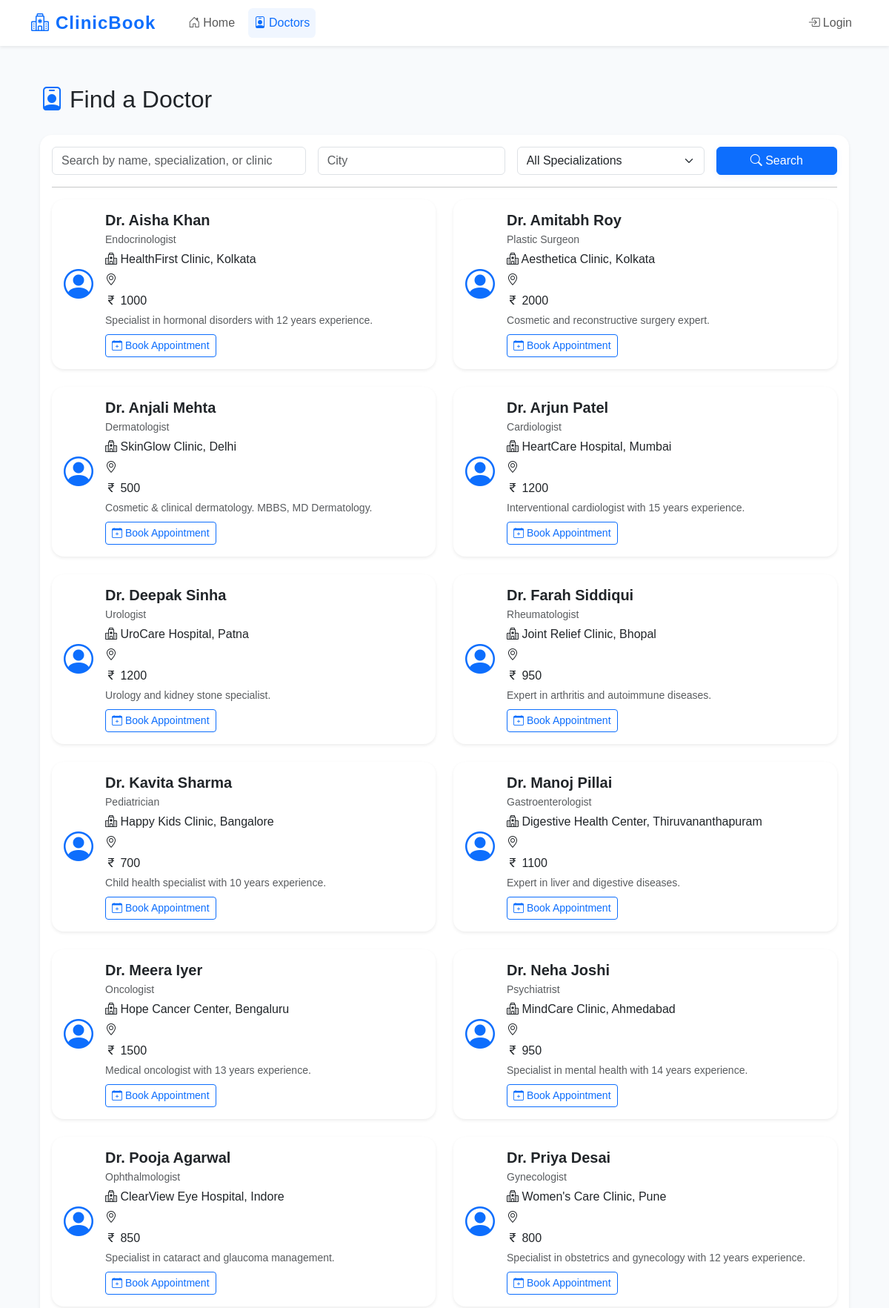
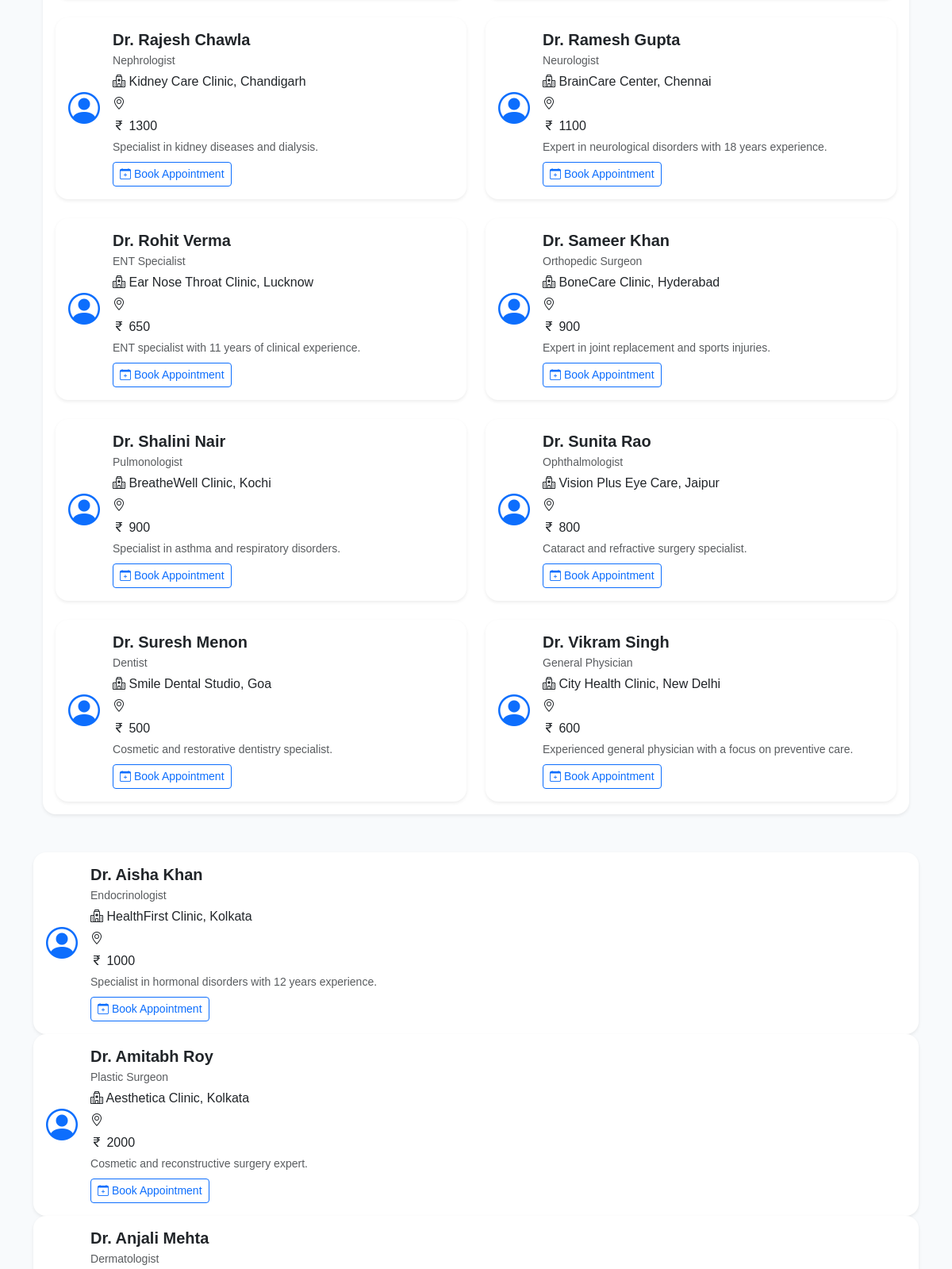
Page /doctors (upper part) on the committed database (2 pictures, top to bottom).
### tables this page shows
CREATE TABLE doctors (
        id INTEGER PRIMARY KEY AUTOINCREMENT,
        clinic_id INTEGER,
        name TEXT NOT NULL,
        specialization TEXT,
        fees INTEGER,
        email TEXT UNIQUE NOT NULL,
        phone TEXT,
        about TEXT,
        FOREIGN KEY (clinic_id) REFERENCES clinics(id) ON DELETE SET NULL
    );

CREATE TABLE clinics (
        id INTEGER PRIMARY KEY AUTOINCREMENT,
        name TEXT NOT NULL,
        city TEXT,
        address TEXT,
        phone TEXT
    );

### app.py (the view)
    @app.route('/doctors', methods=['GET'])
    def doctors():
        q = request.args.get('q', '').strip()
        city = request.args.get('city', '').strip()
        db = get_db()
        base = '''
            SELECT d.*, c.name as clinic_name, c.city as clinic_city
            FROM doctors d
            LEFT JOIN clinics c ON d.clinic_id = c.id
            WHERE 1=1
        '''
        params = []
        if q:
            base += ' AND (d.name LIKE ? OR d.specialization LIKE ? OR c.name LIKE ?)'
            params += [f'%{q}%'] * 3
        if city:
            base += ' AND c.city LIKE ?'
            params.append(f'%{city}%')
        rows = db.execute(base + ' ORDER BY d.name', params).fetchall()
        return render_template('doctors.html', doctors=rows, q=q, city=city)

### templates/doctors.html (shortened to what this page needs)
{% extends 'base.html' %}
{% block content %}
<div class="container py-4">
  <div class="d-flex align-items-center mb-4">
    <i class="bi bi-person-badge" style="font-size:2rem; color:#0d6efd;"></i>
    <h2 class="ms-2 mb-0">Find a Doctor</h2>
  </div>
  <div class="card shadow-sm mb-4">
    <div class="card-body">
      <form class="row g-3 mb-3" method="get" action="{{ url_for('doctors') }}">
        <div class="col-md-4">
          <input type="text" class="form-control" name="q" placeholder="Search by name, specialization, or clinic" value="{{ q }}">
        </div>
        <div class="col-md-3">
          <input type="text" class="form-control" name="city" placeholder="City" value="{{ city }}">
        </div>
        <div class="col-md-3">
          <select class="form-select" name="specialization" value="{{ specialization }}">
            <option value="">All Specializations</option>
          </select>
        </div>
        <div class="col-md-2 d-grid">
          <button type="submit" class="btn btn-primary"><i class="bi bi-search"></i> Search</button>
        </div>
      </form>
      <hr>
      <div class="row row-cols-1 row-cols-md-2 g-4">
        {% for doctor in doctors %}
        <div class="col">
          <div class="card h-100 border-0 shadow-sm">
            <div class="card-body d-flex">
              <div class="me-3 d-flex align-items-center">
                <i class="bi bi-person-circle" style="font-size:2.5rem; color:#0d6efd;"></i>
              </div>
              <div>
                <h5 class="card-title mb-1">{{ doctor.name }}</h5>
                <div class="text-muted small mb-1">{{ doctor.specialization }}</div>
                <div class="mb-1"><i class="bi bi-hospital"></i> {{ doctor.clinic_name }}, {{ doctor.clinic_city }}</div>
                <div class="mb-1"><i class="bi bi-geo-alt"></i> {{ doctor.address }}</div>
                <div class="mb-1"><i class="bi bi-currency-rupee"></i> {{ doctor.fees }}</div>
                <div class="mb-2 text-muted small">{{ doctor.about }}</div>
                <a href="{{ url_for('doctor_detail', doc_id=doctor.id) }}" class="btn btn-outline-primary btn-sm"><i class="bi bi-calendar-plus"></i> Book Appointment</a>
              </div>
            </div>
          </div>
        </div>
        {% endfor %}
      </div>
    </div>
  </div>
</div>
        {% for doctor in doctors %}
        <div class="col">
          <div class="card h-100 border-0 shadow-sm">
            <div class="card-body d-flex">
              <div class="me-3 d-flex align-items-center">
                <i class="bi bi-person-circle" style="font-size:2.5rem; color:#0d6efd;"></i>
              </div>
              <div>
                <h5 class="card-title mb-1">{{ doctor.name }}</h5>
                <div class="text-muted small mb-1">{{ doctor.specialization }}</div>
                <div class="mb-1"><i class="bi bi-hospital"></i> {{ doctor.clinic_name }}, {{ doctor.clinic_city }}</div>
                <div class="mb-1"><i class="bi bi-geo-alt"></i> {{ doctor.address }}</div>
                <div class="mb-1"><i class="bi bi-currency-rupee"></i> {{ doctor.fees }}</div>
                <div class="mb-2 text-muted small">{{ doctor.about }}</div>
                <a href="{{ url_for('doctor_detail', doc_id=doctor.id) }}" class="btn btn-outline-primary btn-sm"><i class="bi bi-calendar-plus"></i> Book Appointment</a>
              </div>
            </div>
          </div>
        </div>
        {% endfor %} -->
  {% endblock %}

### static/css/style.css (style rules this page uses)
body { background:#f6f9fc;font-family:Arial,Helvetica,sans-serif }
.card { border-radius: 1rem; box-shadow: 0 2px 12px rgba(0,0,0,0.04); border: 0; }
.card-title { font-weight: 600; }
.btn-primary, .btn-primary:focus, .btn-primary:active { background: #0d6efd; border-color: #0d6efd; box-shadow: 0 2px 8px rgba(13,110,253,0.08); }

### templates/base.html (style rules this page uses)
body { background: #f8fafc; min-height: 100vh; display: flex; flex-direction: column; }

### rows in the picture
doctors: name "Dr. Aisha Khan", specialization "Endocrinologist", clinic_name "HealthFirst Clinic", clinic_city "Kolkata", fees "1000", about "Specialist in hormonal disorders with 12 years experience."
doctors: name "Dr. Amitabh Roy", specialization "Plastic Surgeon", clinic_name "Aesthetica Clinic", clinic_city "Kolkata", fees "2000", about "Cosmetic and reconstructive surgery expert."
doctors: name "Dr. Anjali Mehta", specialization "Dermatologist", clinic_name "SkinGlow Clinic", clinic_city "Delhi", fees "500", about "Cosmetic & clinical dermatology. MBBS, MD Dermatology."
doctors: name "Dr. Arjun Patel", specialization "Cardiologist", clinic_name "HeartCare Hospital", clinic_city "Mumbai", fees "1200", about "Interventional cardiologist with 15 years experience."
doctors: name "Dr. Deepak Sinha", specialization "Urologist", clinic_name "UroCare Hospital", clinic_city "Patna", fees "1200", about "Urology and kidney stone specialist."
doctors: name "Dr. Farah Siddiqui", specialization "Rheumatologist", clinic_name "Joint Relief Clinic", clinic_city "Bhopal", fees "950", about "Expert in arthritis and autoimmune diseases."
doctors: name "Dr. Kavita Sharma", specialization "Pediatrician", clinic_name "Happy Kids Clinic", clinic_city "Bangalore", fees "700", about "Child health specialist with 10 years experience."
doctors: name "Dr. Manoj Pillai", specialization "Gastroenterologist", clinic_name "Digestive Health Center", clinic_city "Thiruvananthapuram", fees "1100", about "Expert in liver and digestive diseases."
doctors: name "Dr. Meera Iyer", specialization "Oncologist", clinic_name "Hope Cancer Center", clinic_city "Bengaluru", fees "1500", about "Medical oncologist with 13 years experience."
doctors: name "Dr. Neha Joshi", specialization "Psychiatrist", clinic_name "MindCare Clinic", clinic_city "Ahmedabad", fees "950", about "Specialist in mental health with 14 years experience."
doctors: name "Dr. Pooja Agarwal", specialization "Ophthalmologist", clinic_name "ClearView Eye Hospital", clinic_city "Indore", fees "850", about "Specialist in cataract and glaucoma management."
doctors: name "Dr. Priya Desai", specialization "Gynecologist", clinic_name "Women's Care Clinic", clinic_city "Pune", fees "800", about "Specialist in obstetrics and gynecology with 12 years experience."
doctors: name "Dr. Rajesh Chawla", specialization "Nephrologist", clinic_name "Kidney Care Clinic", clinic_city "Chandigarh", fees "1300", about "Specialist in kidney diseases and dialysis."
doctors: name "Dr. Ramesh Gupta", specialization "Neurologist", clinic_name "BrainCare Center", clinic_city "Chennai", fees "1100", about "Expert in neurological disorders with 18 years experience."
doctors: name "Dr. Rohit Verma", specialization "ENT Specialist", clinic_name "Ear Nose Throat Clinic", clinic_city "Lucknow", fees "650", about "ENT specialist with 11 years of clinical experience."
doctors: name "Dr. Sameer Khan", specialization "Orthopedic Surgeon", clinic_name "BoneCare Clinic", clinic_city "Hyderabad", fees "900", about "Expert in joint replacement and sports injuries."
doctors: name "Dr. Shalini Nair", specialization "Pulmonologist", clinic_name "BreatheWell Clinic", clinic_city "Kochi", fees "900", about "Specialist in asthma and respiratory disorders."
doctors: name "Dr. Sunita Rao", specialization "Ophthalmologist", clinic_name "Vision Plus Eye Care", clinic_city "Jaipur", fees "800", about "Cataract and refractive surgery specialist."
doctors: name "Dr. Suresh Menon", specialization "Dentist", clinic_name "Smile Dental Studio", clinic_city "Goa", fees "500", about "Cosmetic and restorative dentistry specialist."
doctors: name "Dr. Vikram Singh", specialization "General Physician", clinic_name "City Health Clinic", clinic_city "New Delhi", fees "600", about "Experienced general physician with a focus on preventive care."
